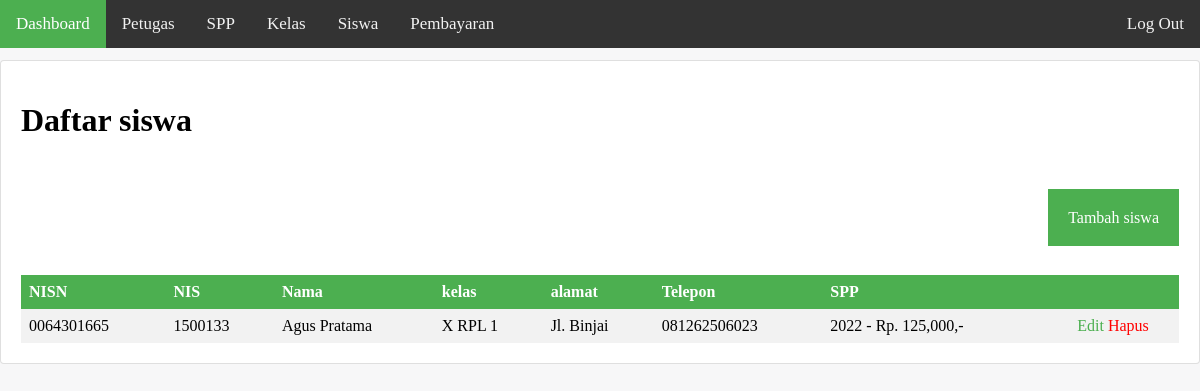
Screenshot of /pages/siswa/index.php with the database file from the repository.
### tables this page shows
CREATE TABLE `siswa` (
  `nisn` char(10) NOT NULL,
  `nis` char(8) NOT NULL,
  `nama` varchar(35) NOT NULL,
  `id_kelas` int(11) NOT NULL,
  `alamat` varchar(45) NOT NULL,
  `no_tlp` varchar(13) NOT NULL,
  `id_spp` int(11) NOT NULL,
  PRIMARY KEY (`nisn`),
  UNIQUE KEY `nis_UNIQUE` (`nis`),
  UNIQUE KEY `nisn_UNIQUE` (`nisn`),
  KEY `fk_siswa_id_kelas_idx` (`id_kelas`),
  KEY `fk_siswa_id_spp_idx` (`id_spp`),
  CONSTRAINT `fk_siswa_id_kelas` FOREIGN KEY (`id_kelas`) REFERENCES `kelas` (`id_kelas`),
  CONSTRAINT `fk_siswa_id_spp` FOREIGN KEY (`id_spp`) REFERENCES `spp` (`id_spp`)
);

CREATE TABLE `kelas` (
  `id_kelas` int(11) NOT NULL AUTO_INCREMENT,
  `nama_kelas` varchar(10) NOT NULL,
  `kompetensi_keahlian` varchar(50) NOT NULL,
  PRIMARY KEY (`id_kelas`),
  UNIQUE KEY `nama_kelas_UNIQUE` (`nama_kelas`)
);

CREATE TABLE `spp` (
  `id_spp` int(11) NOT NULL AUTO_INCREMENT,
  `tahun` int(11) NOT NULL,
  `nominal` int(11) NOT NULL,
  PRIMARY KEY (`id_spp`)
);

### pages/siswa/index.php (the view)
<?php require '../../layouts/header.php'; ?>
    <div class="container">
       <div class="card">
           <h1>Daftar siswa</h1>
           <div class="text-right m-5 mr-0">
                <a href="<?php echo "http://$_SERVER[HTTP_HOST]"."/pages/siswa/tambah.php"; ?>" class="btn-tambah">Tambah siswa</a>
           </div>
           <table>
                <tr>
                    <th>NISN</th>
                    <th>NIS</th>
                    <th>Nama</th>
                    <th>kelas</th>
                    <th>alamat</th>
                    <th>Telepon</th>
                    <th>SPP</th>
                    <th></th>
                </tr>
                <?php
                    include '../../config.php';
                    $STH = $DBH->query('
                        SELECT nisn, nisn, nis, nama, nama_kelas, alamat, no_tlp, tahun, nominal from siswa
                        Inner Join kelas on kelas.id_kelas = siswa.id_kelas
                        Inner Join spp on spp.id_spp = siswa.id_spp;
                    ');
                    $STH->execute();
                    $result = $STH->fetchAll(PDO::FETCH_ASSOC);
                    foreach ($result as $row):
                ?>
                    <tr>
                        <td><?php echo $row['nisn'] ?></td>
                        <td><?php echo $row['nis'] ?></td>
                        <td><?php echo $row['nama'] ?></td>
                        <td><?php echo $row['nama_kelas'] ?></td>
                        <td><?php echo $row['alamat'] ?></td>
                        <td><?php echo $row['no_tlp'] ?></td>
                        <td><?php echo $row['tahun'] . ' - Rp. ' . number_format($row['nominal']) . ',-' ?></td>
                        <td class="text-center">
                            <a href="<?php echo "http://$_SERVER[HTTP_HOST]"."/pages/siswa/edit.php?nisn=".$row['nisn']; ?>" class="text-success">Edit</a>
                            <a href="<?php echo "http://$_SERVER[HTTP_HOST]"."/pages/siswa/delete.php?nisn=".$row['nisn']; ?>" class="text-danger">Hapus</a>
                        </td>
                    </tr>
                <?php endforeach; ?>
            </table>
       </div>
    </div>
<?php require '../../layouts/footer.php'; ?>

### style/style.css (style rules this page uses)
body { margin: 0; background-color: #f7f7f8; }
.container { overflow: hidden; width: 100%; }
.card { padding: 20px; position: relative; display: -ms-flexbox; display: flex; -ms-flex-direction: column; flex-direction: column; min-width: 0; word-wrap: break-word; background-color: #fff; background-clip: border-box; border: 1px solid rgba(0, 0, 0, 0.125); border-radius: 0.25rem; }
.text-center { text-align: center !important; }
.text-right { text-align: right !important; }
.btn-tambah { background-color: #4CAF50; padding: 20px; margin-bottom: 20px; width: 200px; color: white; text-decoration: none; }
.text-success { color: #4CAF50; text-decoration: none; }
.text-danger { color: red; text-decoration: none; }
.m-5 { margin: 3rem !important; }
.mr-0 { margin-right: 0 !important; }
table { border-collapse: collapse; width: 100%; }
th, td { text-align: left; padding: 8px; }
tr:nth-child(even) { background-color: #f2f2f2 }
th { background-color: #4CAF50; color: white; }

### rows the page displays
siswa: nisn "0064301665", nis "1500133", nama "Agus Pratama", id_kelas.nama_kelas "X RPL 1", alamat "Jl. Binjai", no_tlp "081262506023", id_spp.tahun "2022", id_spp.nominal "125,000"
